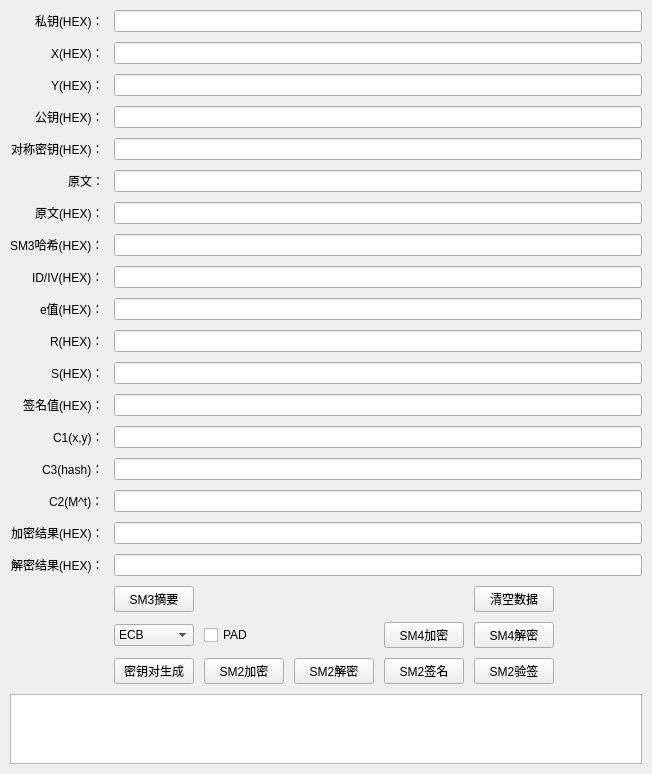
<?xml version="1.0" encoding="UTF-8"?>
<ui version="4.0">
 <class>sm_cipher_tools</class>
 <widget class="QWidget" name="sm_cipher_tools">
  <property name="geometry">
   <rect>
    <x>0</x>
    <y>0</y>
    <width>652</width>
    <height>734</height>
   </rect>
  </property>
  <property name="windowTitle">
   <string>sm_cipher_tools</string>
  </property>
  <property name="windowIcon">
   <iconset theme="ahdms">
    <normaloff>ahdms.png</normaloff>ahdms.png</iconset>
  </property>
  <property name="styleSheet">
   <string notr="true"/>
  </property>
  <layout class="QGridLayout" name="gridLayout">
   <property name="leftMargin">
    <number>10</number>
   </property>
   <property name="topMargin">
    <number>10</number>
   </property>
   <property name="rightMargin">
    <number>10</number>
   </property>
   <property name="bottomMargin">
    <number>10</number>
   </property>
   <property name="spacing">
    <number>10</number>
   </property>
   <item row="2" column="1" colspan="10">
    <widget class="QLineEdit" name="pubky_LE">
     <property name="text">
      <string/>
     </property>
     <property name="alignment">
      <set>Qt::AlignLeading|Qt::AlignLeft|Qt::AlignVCenter</set>
     </property>
    </widget>
   </item>
   <item row="6" column="1" colspan="10">
    <widget class="QLineEdit" name="plaintext_hex">
     <property name="text">
      <string/>
     </property>
     <property name="alignment">
      <set>Qt::AlignLeading|Qt::AlignLeft|Qt::AlignVCenter</set>
     </property>
    </widget>
   </item>
   <item row="8" column="0" alignment="Qt::AlignRight">
    <widget class="QLabel" name="label_8">
     <property name="frameShadow">
      <enum>QFrame::Raised</enum>
     </property>
     <property name="text">
      <string>ID/IV(HEX)：</string>
     </property>
     <property name="alignment">
      <set>Qt::AlignLeading|Qt::AlignLeft|Qt::AlignVCenter</set>
     </property>
    </widget>
   </item>
   <item row="27" column="2">
    <widget class="QPushButton" name="sm2_encrypt_Button">
     <property name="text">
      <string>SM2加密</string>
     </property>
    </widget>
   </item>
   <item row="22" column="1" colspan="10">
    <widget class="QLineEdit" name="decrypt_result">
     <property name="text">
      <string/>
     </property>
     <property name="alignment">
      <set>Qt::AlignLeading|Qt::AlignLeft|Qt::AlignVCenter</set>
     </property>
    </widget>
   </item>
   <item row="4" column="0" alignment="Qt::AlignRight">
    <widget class="QLabel" name="label_symm_key">
     <property name="text">
      <string>对称密钥(HEX)：</string>
     </property>
    </widget>
   </item>
   <item row="26" column="4">
    <widget class="QPushButton" name="sm4_encrypt_Button">
     <property name="text">
      <string>SM4加密</string>
     </property>
    </widget>
   </item>
   <item row="9" column="1" colspan="10">
    <widget class="QLineEdit" name="e_LE">
     <property name="text">
      <string/>
     </property>
     <property name="alignment">
      <set>Qt::AlignLeading|Qt::AlignLeft|Qt::AlignVCenter</set>
     </property>
    </widget>
   </item>
   <item row="8" column="1" colspan="10">
    <widget class="QLineEdit" name="id_iv">
     <property name="text">
      <string/>
     </property>
     <property name="alignment">
      <set>Qt::AlignLeading|Qt::AlignLeft|Qt::AlignVCenter</set>
     </property>
    </widget>
   </item>
   <item row="27" column="4">
    <widget class="QPushButton" name="sm2_sign_Button">
     <property name="text">
      <string>SM2签名</string>
     </property>
    </widget>
   </item>
   <item row="7" column="1" colspan="10">
    <widget class="QLineEdit" name="sm3_hash">
     <property name="text">
      <string/>
     </property>
     <property name="alignment">
      <set>Qt::AlignLeading|Qt::AlignLeft|Qt::AlignVCenter</set>
     </property>
    </widget>
   </item>
   <item row="22" column="0" alignment="Qt::AlignRight">
    <widget class="QLabel" name="label_11">
     <property name="frameShadow">
      <enum>QFrame::Raised</enum>
     </property>
     <property name="text">
      <string>解密结果(HEX)：</string>
     </property>
     <property name="alignment">
      <set>Qt::AlignLeading|Qt::AlignLeft|Qt::AlignVCenter</set>
     </property>
    </widget>
   </item>
   <item row="0" column="0" alignment="Qt::AlignRight">
    <widget class="QLabel" name="label">
     <property name="frameShadow">
      <enum>QFrame::Raised</enum>
     </property>
     <property name="text">
      <string>私钥(HEX)：</string>
     </property>
     <property name="alignment">
      <set>Qt::AlignLeading|Qt::AlignLeft|Qt::AlignVCenter</set>
     </property>
    </widget>
   </item>
   <item row="5" column="0" alignment="Qt::AlignRight">
    <widget class="QLabel" name="label_5">
     <property name="frameShadow">
      <enum>QFrame::Raised</enum>
     </property>
     <property name="text">
      <string>原文：</string>
     </property>
     <property name="alignment">
      <set>Qt::AlignLeading|Qt::AlignLeft|Qt::AlignVCenter</set>
     </property>
    </widget>
   </item>
   <item row="16" column="1" colspan="10">
    <widget class="QLineEdit" name="S"/>
   </item>
   <item row="6" column="0" alignment="Qt::AlignRight">
    <widget class="QLabel" name="label_4">
     <property name="frameShadow">
      <enum>QFrame::Raised</enum>
     </property>
     <property name="text">
      <string>原文(HEX)：</string>
     </property>
     <property name="alignment">
      <set>Qt::AlignLeading|Qt::AlignLeft|Qt::AlignVCenter</set>
     </property>
    </widget>
   </item>
   <item row="5" column="1" colspan="10">
    <widget class="QLineEdit" name="plaintext">
     <property name="text">
      <string/>
     </property>
     <property name="alignment">
      <set>Qt::AlignLeading|Qt::AlignLeft|Qt::AlignVCenter</set>
     </property>
    </widget>
   </item>
   <item row="34" column="0" colspan="11">
    <widget class="QTextEdit" name="result_textEdit">
     <property name="frameShape">
      <enum>QFrame::StyledPanel</enum>
     </property>
    </widget>
   </item>
   <item row="0" column="1" colspan="10">
    <widget class="QLineEdit" name="privkey">
     <property name="text">
      <string/>
     </property>
     <property name="alignment">
      <set>Qt::AlignLeading|Qt::AlignLeft|Qt::AlignVCenter</set>
     </property>
    </widget>
   </item>
   <item row="27" column="1">
    <widget class="QPushButton" name="gen_keypair_Button">
     <property name="text">
      <string>密钥对生成</string>
     </property>
    </widget>
   </item>
   <item row="27" column="5">
    <widget class="QPushButton" name="sm2_verify_Button">
     <property name="text">
      <string>SM2验签</string>
     </property>
    </widget>
   </item>
   <item row="16" column="0" alignment="Qt::AlignRight">
    <widget class="QLabel" name="label_s">
     <property name="text">
      <string>S(HEX)：</string>
     </property>
    </widget>
   </item>
   <item row="20" column="0" alignment="Qt::AlignRight">
    <widget class="QLabel" name="label_C2">
     <property name="text">
      <string>C2(M^t)：</string>
     </property>
    </widget>
   </item>
   <item row="7" column="0" alignment="Qt::AlignRight">
    <widget class="QLabel" name="label_6">
     <property name="frameShadow">
      <enum>QFrame::Raised</enum>
     </property>
     <property name="text">
      <string>SM3哈希(HEX)：</string>
     </property>
     <property name="alignment">
      <set>Qt::AlignLeading|Qt::AlignLeft|Qt::AlignVCenter</set>
     </property>
    </widget>
   </item>
   <item row="24" column="1">
    <widget class="QPushButton" name="sm3_Button">
     <property name="text">
      <string>SM3摘要</string>
     </property>
    </widget>
   </item>
   <item row="2" column="0" alignment="Qt::AlignRight">
    <widget class="QLabel" name="label_3">
     <property name="frameShadow">
      <enum>QFrame::Raised</enum>
     </property>
     <property name="text">
      <string>Y(HEX)：</string>
     </property>
     <property name="alignment">
      <set>Qt::AlignLeading|Qt::AlignLeft|Qt::AlignVCenter</set>
     </property>
    </widget>
   </item>
   <item row="4" column="1" colspan="10">
    <widget class="QLineEdit" name="symm_key"/>
   </item>
   <item row="3" column="0" alignment="Qt::AlignRight">
    <widget class="QLabel" name="label_10">
     <property name="frameShadow">
      <enum>QFrame::Raised</enum>
     </property>
     <property name="text">
      <string>公钥(HEX)：</string>
     </property>
     <property name="alignment">
      <set>Qt::AlignLeading|Qt::AlignLeft|Qt::AlignVCenter</set>
     </property>
    </widget>
   </item>
   <item row="19" column="0" alignment="Qt::AlignRight">
    <widget class="QLabel" name="label_C3">
     <property name="text">
      <string>C3(hash)：</string>
     </property>
    </widget>
   </item>
   <item row="21" column="1" colspan="10">
    <widget class="QLineEdit" name="encrypt_result"/>
   </item>
   <item row="1" column="0" alignment="Qt::AlignRight">
    <widget class="QLabel" name="label_2">
     <property name="frameShadow">
      <enum>QFrame::Raised</enum>
     </property>
     <property name="text">
      <string>X(HEX)：</string>
     </property>
     <property name="alignment">
      <set>Qt::AlignLeading|Qt::AlignLeft|Qt::AlignVCenter</set>
     </property>
    </widget>
   </item>
   <item row="27" column="3">
    <widget class="QPushButton" name="sm2_decrypt_Button">
     <property name="sizeIncrement">
      <size>
       <width>0</width>
       <height>0</height>
      </size>
     </property>
     <property name="text">
      <string>SM2解密</string>
     </property>
    </widget>
   </item>
   <item row="24" column="5">
    <widget class="QPushButton" name="clear_input_Button">
     <property name="text">
      <string>清空数据</string>
     </property>
    </widget>
   </item>
   <item row="3" column="1" colspan="10">
    <widget class="QLineEdit" name="pubkall_LE">
     <property name="text">
      <string/>
     </property>
     <property name="alignment">
      <set>Qt::AlignLeading|Qt::AlignLeft|Qt::AlignVCenter</set>
     </property>
    </widget>
   </item>
   <item row="26" column="1">
    <widget class="QComboBox" name="mode_comboBox">
     <property name="sizePolicy">
      <sizepolicy hsizetype="Minimum" vsizetype="Fixed">
       <horstretch>0</horstretch>
       <verstretch>0</verstretch>
      </sizepolicy>
     </property>
     <item>
      <property name="text">
       <string>ECB</string>
      </property>
     </item>
     <item>
      <property name="text">
       <string>CBC</string>
      </property>
     </item>
     <item>
      <property name="text">
       <string>CFB</string>
      </property>
     </item>
     <item>
      <property name="text">
       <string>OFB</string>
      </property>
     </item>
    </widget>
   </item>
   <item row="15" column="1" colspan="10">
    <widget class="QLineEdit" name="R"/>
   </item>
   <item row="18" column="0" alignment="Qt::AlignRight">
    <widget class="QLabel" name="label_C1">
     <property name="text">
      <string>C1(x,y)：</string>
     </property>
    </widget>
   </item>
   <item row="1" column="1" colspan="10">
    <widget class="QLineEdit" name="pubkx_LE">
     <property name="text">
      <string/>
     </property>
     <property name="alignment">
      <set>Qt::AlignLeading|Qt::AlignLeft|Qt::AlignVCenter</set>
     </property>
    </widget>
   </item>
   <item row="21" column="0" alignment="Qt::AlignRight">
    <widget class="QLabel" name="label_9">
     <property name="frameShadow">
      <enum>QFrame::Raised</enum>
     </property>
     <property name="text">
      <string>加密结果(HEX)：</string>
     </property>
     <property name="alignment">
      <set>Qt::AlignLeading|Qt::AlignLeft|Qt::AlignVCenter</set>
     </property>
    </widget>
   </item>
   <item row="18" column="1" colspan="10">
    <widget class="QLineEdit" name="C1">
     <property name="text">
      <string/>
     </property>
     <property name="alignment">
      <set>Qt::AlignLeading|Qt::AlignLeft|Qt::AlignVCenter</set>
     </property>
    </widget>
   </item>
   <item row="26" column="2">
    <widget class="QCheckBox" name="pad_checkBox">
     <property name="text">
      <string>PAD</string>
     </property>
    </widget>
   </item>
   <item row="26" column="5">
    <widget class="QPushButton" name="sm4_decrypt_Button">
     <property name="text">
      <string>SM4解密</string>
     </property>
    </widget>
   </item>
   <item row="9" column="0" alignment="Qt::AlignRight">
    <widget class="QLabel" name="label_12">
     <property name="frameShadow">
      <enum>QFrame::Raised</enum>
     </property>
     <property name="text">
      <string>e值(HEX)：</string>
     </property>
     <property name="alignment">
      <set>Qt::AlignLeading|Qt::AlignLeft|Qt::AlignVCenter</set>
     </property>
    </widget>
   </item>
   <item row="20" column="1" colspan="10">
    <widget class="QLineEdit" name="C2"/>
   </item>
   <item row="19" column="1" colspan="10">
    <widget class="QLineEdit" name="C3">
     <property name="enabled">
      <bool>true</bool>
     </property>
     <property name="text">
      <string/>
     </property>
     <property name="frame">
      <bool>true</bool>
     </property>
     <property name="alignment">
      <set>Qt::AlignLeading|Qt::AlignLeft|Qt::AlignVCenter</set>
     </property>
     <property name="dragEnabled">
      <bool>false</bool>
     </property>
    </widget>
   </item>
   <item row="15" column="0" alignment="Qt::AlignRight">
    <widget class="QLabel" name="label_r">
     <property name="text">
      <string>R(HEX)：</string>
     </property>
    </widget>
   </item>
   <item row="17" column="0" alignment="Qt::AlignRight">
    <widget class="QLabel" name="label_7">
     <property name="frameShadow">
      <enum>QFrame::Raised</enum>
     </property>
     <property name="text">
      <string>签名值(HEX)：</string>
     </property>
     <property name="alignment">
      <set>Qt::AlignLeading|Qt::AlignLeft|Qt::AlignVCenter</set>
     </property>
    </widget>
   </item>
   <item row="17" column="1" colspan="10">
    <widget class="QLineEdit" name="signature_value">
     <property name="text">
      <string/>
     </property>
     <property name="alignment">
      <set>Qt::AlignLeading|Qt::AlignLeft|Qt::AlignVCenter</set>
     </property>
    </widget>
   </item>
  </layout>
  <zorder>result_textEdit</zorder>
  <zorder>label_8</zorder>
  <zorder>label_3</zorder>
  <zorder>pubkall_LE</zorder>
  <zorder>label_6</zorder>
  <zorder>pubky_LE</zorder>
  <zorder>label_5</zorder>
  <zorder>decrypt_result</zorder>
  <zorder>label_4</zorder>
  <zorder>pubkx_LE</zorder>
  <zorder>label_12</zorder>
  <zorder>plaintext_hex</zorder>
  <zorder>label_10</zorder>
  <zorder>id_iv</zorder>
  <zorder>label_11</zorder>
  <zorder>e_LE</zorder>
  <zorder>sm3_hash</zorder>
  <zorder>privkey</zorder>
  <zorder>plaintext</zorder>
  <zorder>label_2</zorder>
  <zorder>C1</zorder>
  <zorder>label</zorder>
  <zorder>C2</zorder>
  <zorder>encrypt_result</zorder>
  <zorder>C3</zorder>
  <zorder>label_9</zorder>
  <zorder>label_C2</zorder>
  <zorder>label_C3</zorder>
  <zorder>label_C1</zorder>
  <zorder>symm_key</zorder>
  <zorder>label_symm_key</zorder>
  <zorder>sm2_encrypt_Button</zorder>
  <zorder>sm2_decrypt_Button</zorder>
  <zorder>sm2_sign_Button</zorder>
  <zorder>sm2_verify_Button</zorder>
  <zorder>gen_keypair_Button</zorder>
  <zorder>sm3_Button</zorder>
  <zorder>clear_input_Button</zorder>
  <zorder>sm4_decrypt_Button</zorder>
  <zorder>sm4_encrypt_Button</zorder>
  <zorder>mode_comboBox</zorder>
  <zorder>pad_checkBox</zorder>
  <zorder>label_r</zorder>
  <zorder>R</zorder>
  <zorder>label_s</zorder>
  <zorder>S</zorder>
  <zorder>label_7</zorder>
  <zorder>signature_value</zorder>
 </widget>
 <resources/>
 <connections/>
</ui>
